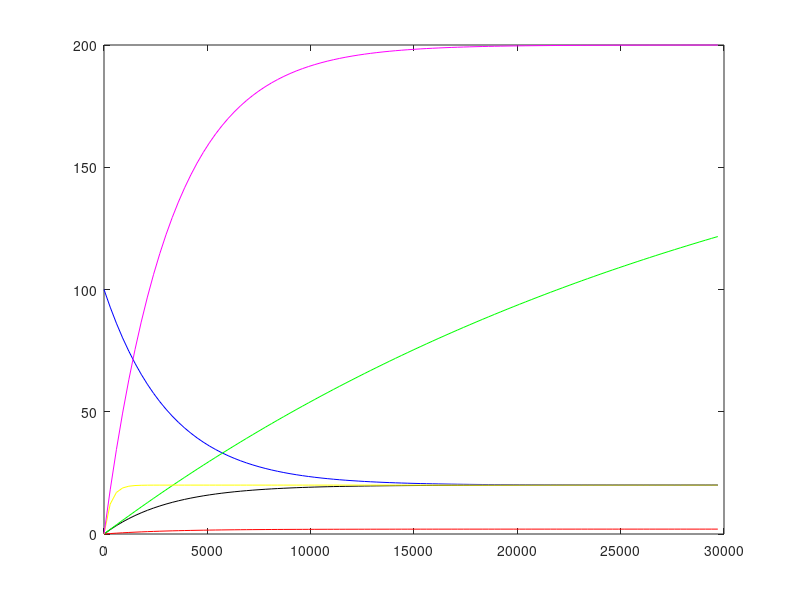

This chart was generated by the following MATLAB code:
% Computation of visco-elastic stress buildup/relaxation with time

% Clear all arrays
clear all; 

% Clear all figures
clf;

tnum=100; %number of timesteps
tstp=3e+2*(365.25*24*3600); % timestep, s

% Time vector
t=0:tstp:(tstp*(tnum-1));

% Stress vector for 6 cases
sij=zeros(6,tnum);
% Parameters for 6 cases
%       (1)   (2)   (3)   (4)   (5)   (6)
% Initial stress, Pa
s0ij = [0     1e+8  0     0     0     0    ];
% Strain rate, 1/s
eij  = [1e-14 1e-14 1e-15 1e-14 1e-14 1e-14];
% Viscosity, Pa s
eta  = [1e+21 1e+21 1e+21 1e+22 1e+21 1e+22];
% Shear modulus, Pa
mu   = [1e+10 1e+10 1e+10 1e+10 1e+11 1e+11];
% Compute stress(time) curves
% Time cycle 
for k=1:1:tnum
    % Cases
    for n=1:1:6
        % Stress, Pa
        sij(n,k)=2*eta(n)*eij(n)+(s0ij(n)-2*eta(n)*eij(n))*exp(-t(k)*mu(n)/eta(n));
    end
end

% Recompute time to years
t=t/(365.25*24*3600);
% Recompute stress to MPa
sij=sij*1e-6;
% Plot results 
figure(1);
% Case (1)
sij1=sij(1,:);
plot(t,sij1,'k');
hold on;
% Case (2)
sij2=sij(2,:);
plot(t,sij2,'b');
% Case (3)
sij3=sij(3,:);
plot(t,sij3,'r');
% Case (4)
sij4=sij(4,:);
plot(t,sij4,'g');
% Case (5)
sij5=sij(5,:);
plot(t,sij5,'y');
% Case (6)
sij6=sij(6,:);
plot(t,sij6,'m');
hold off;